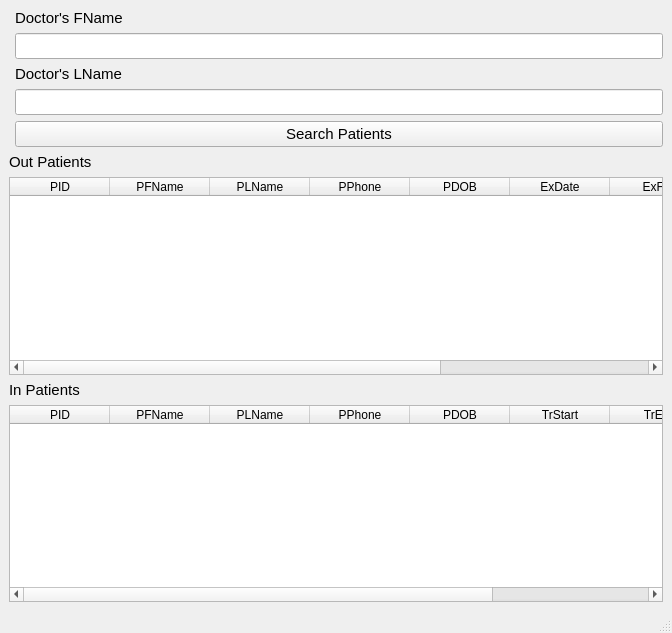
<?xml version="1.0" encoding="UTF-8"?>
<ui version="4.0">
 <class>MainWindow</class>
 <widget class="QMainWindow" name="MainWindow">
  <property name="geometry">
   <rect>
    <x>0</x>
    <y>0</y>
    <width>672</width>
    <height>633</height>
   </rect>
  </property>
  <property name="windowTitle">
   <string>List</string>
  </property>
  <widget class="QWidget" name="centralwidget">
   <layout class="QVBoxLayout" name="verticalLayout">
    <item>
     <layout class="QFormLayout" name="formLayout">
      <item row="1" column="1">
       <widget class="QLineEdit" name="doctorSFNameLineEdit">
        <property name="font">
         <font>
          <family>Segoe UI</family>
          <pointsize>11</pointsize>
         </font>
        </property>
       </widget>
      </item>
      <item row="3" column="1">
       <widget class="QLineEdit" name="doctorSLNameLineEdit">
        <property name="font">
         <font>
          <family>Segoe UI</family>
          <pointsize>11</pointsize>
         </font>
        </property>
       </widget>
      </item>
      <item row="4" column="1">
       <widget class="QPushButton" name="pushButtonSearchPatients">
        <property name="font">
         <font>
          <family>Segoe UI</family>
          <pointsize>11</pointsize>
         </font>
        </property>
        <property name="text">
         <string>Search Patients</string>
        </property>
       </widget>
      </item>
      <item row="2" column="1">
       <widget class="QLabel" name="doctorSLNameLabel">
        <property name="font">
         <font>
          <family>Segoe UI</family>
          <pointsize>11</pointsize>
         </font>
        </property>
        <property name="text">
         <string>Doctor's LName</string>
        </property>
       </widget>
      </item>
      <item row="0" column="1">
       <widget class="QLabel" name="doctorSFNameLabel">
        <property name="font">
         <font>
          <family>Segoe UI</family>
          <pointsize>11</pointsize>
         </font>
        </property>
        <property name="text">
         <string>Doctor's FName</string>
        </property>
       </widget>
      </item>
     </layout>
    </item>
    <item>
     <widget class="QLabel" name="label">
      <property name="font">
       <font>
        <family>Segoe UI</family>
        <pointsize>11</pointsize>
       </font>
      </property>
      <property name="text">
       <string>Out Patients</string>
      </property>
     </widget>
    </item>
    <item>
     <widget class="QTableWidget" name="tableWidget">
      <column>
       <property name="text">
        <string>PID</string>
       </property>
      </column>
      <column>
       <property name="text">
        <string>PFName</string>
       </property>
      </column>
      <column>
       <property name="text">
        <string>PLName</string>
       </property>
      </column>
      <column>
       <property name="text">
        <string>PPhone</string>
       </property>
      </column>
      <column>
       <property name="text">
        <string>PDOB</string>
       </property>
      </column>
      <column>
       <property name="text">
        <string>ExDate</string>
       </property>
      </column>
      <column>
       <property name="text">
        <string>ExFee</string>
       </property>
      </column>
      <column>
       <property name="text">
        <string>ExDiagnosis</string>
       </property>
      </column>
      <column>
       <property name="text">
        <string>Ex2nd</string>
       </property>
      </column>
     </widget>
    </item>
    <item>
     <widget class="QLabel" name="label_2">
      <property name="font">
       <font>
        <family>Segoe UI</family>
        <pointsize>11</pointsize>
       </font>
      </property>
      <property name="text">
       <string>In Patients</string>
      </property>
     </widget>
    </item>
    <item>
     <widget class="QTableWidget" name="tableWidget_2">
      <column>
       <property name="text">
        <string>PID</string>
       </property>
      </column>
      <column>
       <property name="text">
        <string>PFName</string>
       </property>
      </column>
      <column>
       <property name="text">
        <string>PLName</string>
       </property>
      </column>
      <column>
       <property name="text">
        <string>PPhone</string>
       </property>
      </column>
      <column>
       <property name="text">
        <string>PDOB</string>
       </property>
      </column>
      <column>
       <property name="text">
        <string>TrStart</string>
       </property>
      </column>
      <column>
       <property name="text">
        <string>TrEnd</string>
       </property>
      </column>
      <column>
       <property name="text">
        <string>TrDiagnosis</string>
       </property>
      </column>
     </widget>
    </item>
   </layout>
  </widget>
  <widget class="QStatusBar" name="statusbar"/>
  <widget class="QMenuBar" name="menubar">
   <property name="geometry">
    <rect>
     <x>0</x>
     <y>0</y>
     <width>672</width>
     <height>26</height>
    </rect>
   </property>
  </widget>
 </widget>
 <resources/>
 <connections/>
</ui>
